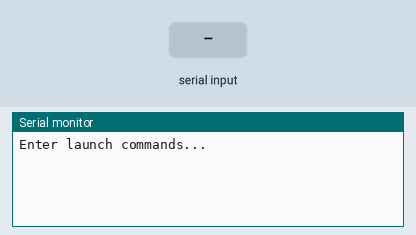
The sketch below on a simulated Arduino Uno, built with avr-gcc and run on an emulated ATmega328P. On the bench: the last lines printed to the serial monitor. The inputs (shaded band) are chosen by the test bench. No radio packets arrive unless stated.

Above: at 1.2 s.
1.3 s: "1" received over Serial
At 2.8 s:
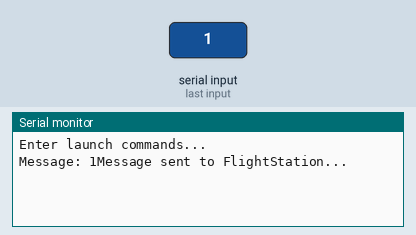
3.8 s: "0" received over Serial
At 5.2 s:
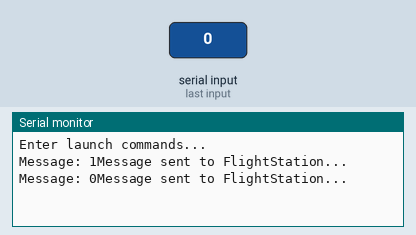
5.3 s: "2" received over Serial
At 7.0 s:
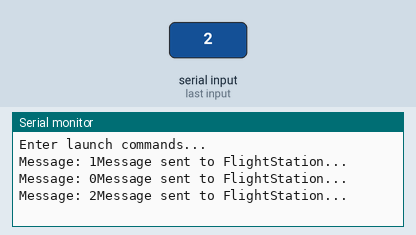

Measured:
- after the input at 1.3 s, the serial monitor: prints a new line after 1.0 s (image 1)
- after the input at 3.8 s, the serial monitor: prints a new line after 1.0 s (image 2)
- after the input at 5.3 s, the serial monitor: prints a new line after 1.0 s (image 3)

The sketch:

GroundStationMkII.ino
```cpp
#include <SPI.h>
#include <nRF24L01.h>
#include <RF24.h>


RF24 radio(7, 8); // CE, CSN
const byte address[6] = "00001";

void setup() {
  Serial.begin(9600);

  radio.begin();

  //set the address
  radio.openWritingPipe(address);

  radio.setPALevel(RF24_PA_MIN);

  //Set module as transmitter
  radio.stopListening();


  Serial.println("Enter launch commands...");
}

void loop() {
  // put your main code here, to run repeatedly:

  if (Serial.available() == 1) {
    Serial.println();

    String str_message = Serial.readString();

    Serial.print("Message: " + str_message);

    char message[50];

    str_message.toCharArray(message, 50);


    radio.write(&message, sizeof(message));

    Serial.println("Message sent to FlightStation...");

  }
}
```
